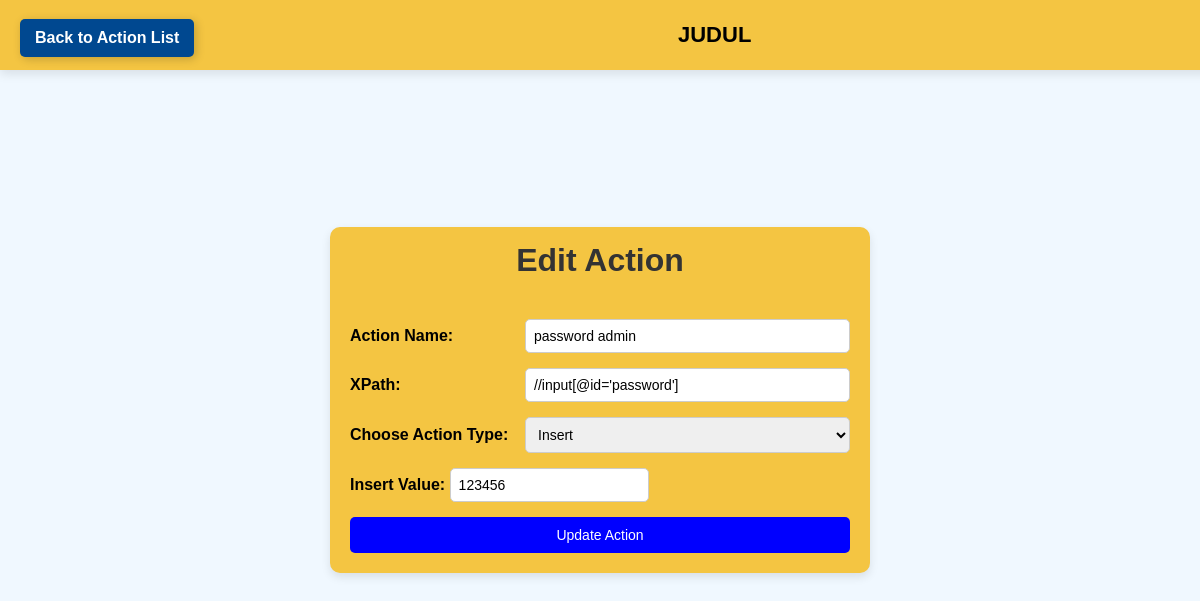
The app's page /edit-action/28 with its own data.
### tables this page shows
CREATE TABLE actions (
            id INTEGER PRIMARY KEY AUTOINCREMENT,
            action_name TEXT NOT NULL,
            xpath TEXT NOT NULL,
            action_type TEXT NOT NULL,
            url TEXT NULL,
            insert_value TEXT NULL,
            insert_file TEXT NULL,  -- Sekarang insert_file hanya menyimpan path
            methode TEXT NULL,
            bytext TEXT NULL,
            byindex TEXT NULL
        );

### web_app/app.py (the view, shortened to what this page needs)
@app.route("/edit-action/<int:action_id>", methods=["GET", "POST"])
def edit_action(action_id):
    conn = get_db_connection()
    cursor = conn.cursor()
    cursor.execute("SELECT * FROM actions WHERE id = ?", (action_id,))
    action = cursor.fetchone()
    conn.close()
    if action:
        return render_template("edit_action.html", action=action)
    else:
        return jsonify({"error": "Action not found"}), 404

### web_app/app.py (called while the page is built)
def get_db_connection():
    conn = sqlite3.connect("bot_actions.db")
    conn.row_factory = sqlite3.Row
    return conn

### web_app/templates/edit_action.html (shortened to what this page needs)
<!DOCTYPE html>
<html lang="en">
<head>
    <link rel="stylesheet" href="{{ url_for('static', filename='edit_action.css') }}">
</head>
<body>
    <div class="navbar">
        <a href="/action-list" class="add-button">Back to Action List</a>
        <h2>JUDUL</h2>
    </div>
    <div class="container">
        <h1>Edit Action</h1>
        <form id="editActionForm" action="{{ url_for('edit_action', action_id=action.id) }}" method="POST" enctype="multipart/form-data">
            <div class="form-group">
                <label for="action-name">Action Name:</label>
                <input type="text" id="action-name" name="action_name" value="{{ action.action_name }}" required>
            </div>
            <div class="form-group">
                <label for="xpath">XPath:</label>
                <input type="text" id="xpath" name="xpath" value="{{ action.xpath }}">
            </div>
            <div class="form-group">
                <label for="action">Choose Action Type:</label>
                <select id="action" name="action_type" required>
                    <option value="insert" {% if action.action_type == 'insert' %}selected{% endif %}>Insert</option>
                </select>
            </div>
            <div class="form-group">
                <label for="insert">Insert Value:</label>
                <input type="text" id="insert" name="insert" value="{{ action.insert_value }}">
            </div>
            <button type="submit">Update Action</button>
        </form>
    </div>
</body>
</html>

### web_app/static/edit_action.css (style rules this page uses)
body { background-color: aliceblue; display: flex; justify-content: center; align-items: center; height: 100vh; margin: 0; font-family: Arial, sans-serif; }
.container { position: relative; background-color: #f4c542; border-radius: 10px; padding: 20px; width: 90%; max-width: 500px; min-height: 150px; box-shadow: 0px 4px 10px rgba(0, 0, 0, 0.1); display: flex; flex-direction: column; gap: 10px; }
h1 { text-align: center; color: #333; margin-bottom: 30px; margin-top: -5px; }
.form-group { display: flex; align-items: center; justify-content: space-between; margin-bottom: 15px; }
.form-group label { font-weight: bold; width: 35%; text-align: left; }
.form-group input, .form-group select, .form-group textarea { flex-grow: 1; padding: 8px; border: 1px solid #ccc; border-radius: 5px; font-size: 14px; }
button { width: 100%; padding: 10px; border: none; border-radius: 5px; font-size: 14px; background-color: blue; color: white; cursor: pointer; transition: 0.3s; }
.navbar { position: fixed; top: 0; left: 0; width: 100%; background-color: #f4c542; height: 70px; display: flex; align-items: center; justify-content: center; padding: 0 20px; box-shadow: 0px 4px 10px rgba(0, 0, 0, 0.1); z-index: 1000; gap: 15px; }
.navbar a { background-color: RGB(0, 72, 144); color: white; padding: 10px 15px; border-radius: 5px; text-decoration: none; font-weight: bold; transition: 0.3s ease-in-out; box-shadow: 2px 2px 10px rgba(0, 0, 0, 0.2); }
.navbar h2 { font-size: 22px; font-weight: bold; margin: 0; text-align: center; color: black; flex-grow: 1; }
a { display: inline-block; margin-top: 5px; text-decoration: none; color: #007BFF; font-weight: bold; }

### records on screen
actions: action_name "password admin", xpath "//input[@id='password']", action_type "Insert", insert "123456"
